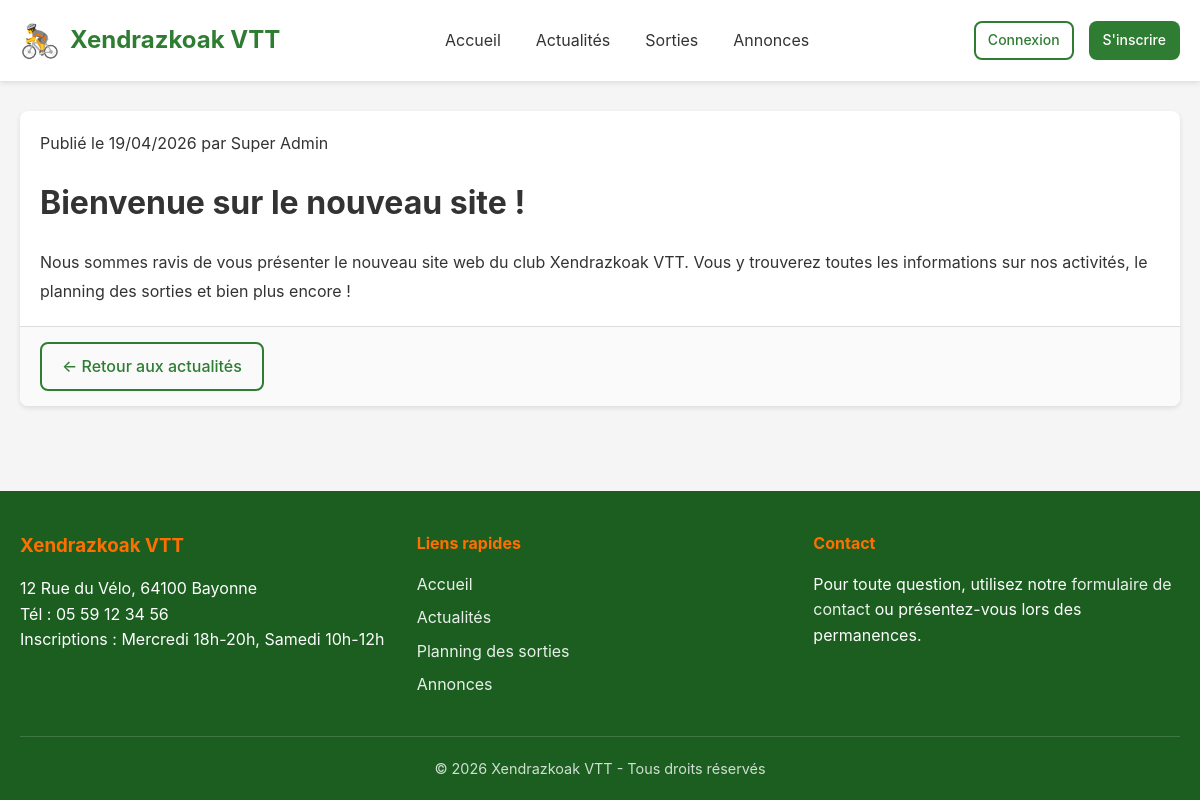
The app's page /actualite_view.php?id=1 with its own data.
### tables this page shows
CREATE TABLE actualites (
    id INT AUTO_INCREMENT PRIMARY KEY,
    titre VARCHAR(255) NOT NULL,
    contenu TEXT NOT NULL,
    image VARCHAR(255) DEFAULT NULL,
    statut ENUM('publie', 'archive') DEFAULT 'publie',
    created_by INT NOT NULL,
    created_at DATETIME DEFAULT CURRENT_TIMESTAMP,
    updated_at DATETIME DEFAULT CURRENT_TIMESTAMP ON UPDATE CURRENT_TIMESTAMP,
    FOREIGN KEY (created_by) REFERENCES users(id) ON DELETE CASCADE
);

CREATE TABLE users (
    id INT AUTO_INCREMENT PRIMARY KEY,
    nom VARCHAR(100) NOT NULL,
    prenom VARCHAR(100) NOT NULL,
    email VARCHAR(255) NOT NULL UNIQUE,
    password_hash VARCHAR(255) NOT NULL,
    age INT NOT NULL,
    responsable_nom_prenom VARCHAR(200) DEFAULT NULL COMMENT 'Obligatoire si age < 18',
    telephone_urgence VARCHAR(20) NOT NULL,
    commentaire TEXT DEFAULT NULL,
    role ENUM('visiteur', 'utilisateur', 'bureau', 'admin') DEFAULT 'utilisateur',
    statut_compte ENUM('en_attente', 'valide', 'refuse', 'desactive') DEFAULT 'en_attente',
    created_at DATETIME DEFAULT CURRENT_TIMESTAMP,
    updated_at DATETIME DEFAULT CURRENT_TIMESTAMP ON UPDATE CURRENT_TIMESTAMP
);

CREATE TABLE club_infos (
    id INT AUTO_INCREMENT PRIMARY KEY,
    nom_club VARCHAR(200) NOT NULL,
    adresse TEXT NOT NULL,
    telephone VARCHAR(20) NOT NULL,
    jours_inscription VARCHAR(255) NOT NULL,
    youtube_url VARCHAR(500) DEFAULT NULL,
    updated_at DATETIME DEFAULT CURRENT_TIMESTAMP ON UPDATE CURRENT_TIMESTAMP
);

### db.php (called while the page is built, shortened)
<?php
function getDB() {
    static $pdo = null;
    if ($pdo !== null) {
        return $pdo;
    }
    try {
        $dsn = "mysql:host=" . DB_HOST . ";dbname=" . DB_NAME . ";charset=" . DB_CHARSET;
        $options = [
            PDO::ATTR_ERRMODE            => PDO::ERRMODE_EXCEPTION,
            PDO::ATTR_DEFAULT_FETCH_MODE => PDO::FETCH_ASSOC,
            PDO::ATTR_EMULATE_PREPARES   => false,
        ];
        $pdo = new PDO($dsn, DB_USER, DB_PASS, $options);
        return $pdo;
    } catch (PDOException $e) {
        if (DEBUG_MODE) {
            die("Erreur de connexion à la base de données : " . $e->getMessage());
        } else {
            die("Erreur de connexion à la base de données. Veuillez réessayer plus tard.");
        }
    }
}
function dbFetchOne($sql, $params = []) {
    $stmt = getDB()->prepare($sql);
    $stmt->execute($params);
    return $stmt->fetch();
}

### functions.php (called while the page is built, shortened)
<?php
require_once __DIR__ . '/db.php';
function escape($str) {
    return htmlspecialchars($str ?? '', ENT_QUOTES, 'UTF-8');
}
function formatDate($date, $withTime = false) {
    $timestamp = strtotime($date);
    return date('d/m/Y', $timestamp);
}
function getClubInfo() {
    $sql = "SELECT * FROM club_infos LIMIT 1";
    return dbFetchOne($sql);
}

### actualite_view.php (the view, shortened to what this page needs)
<?php
require_once __DIR__ . '/functions.php';
$id = (int)($_GET['id'] ?? 0);
$actualite = dbFetchOne("
    SELECT a.*, u.prenom, u.nom as auteur_nom
    FROM actualites a
    JOIN users u ON a.created_by = u.id
    WHERE a.id = ? AND a.statut = 'publie'
", [$id]);
require_once __DIR__ . '/header.php';
?>
<div class="card">
    <div class="card-body">
        <div class="news-date mb-2">
            Publié le <?php echo formatDate($actualite['created_at']); ?>
            par <?php echo escape($actualite['prenom'] . ' ' . $actualite['auteur_nom']); ?>
        </div>
        <h1><?php echo escape($actualite['titre']); ?></h1>
        <div class="mt-2" style="line-height: 1.8;">
            <?php echo nl2br(escape($actualite['contenu'])); ?>
        </div>
    </div>
    <div class="card-footer">
        <a href="actualites.php" class="btn btn-outline">← Retour aux actualités</a>
    </div>
</div>
<?php require_once __DIR__ . '/footer.php'; ?>

### footer.php (shortened to what this page needs)
        </div>
    </main>
    <footer class="main-footer">
        <div class="container">
            <div class="footer-content">
                <div class="footer-info">
                    <h3><?php echo SITE_NAME; ?></h3>
                    <?php if ($clubInfo): ?>
                        <p><?php echo escape($clubInfo['adresse']); ?></p>
                        <p>Tél : <?php echo escape($clubInfo['telephone']); ?></p>
                        <p>Inscriptions : <?php echo escape($clubInfo['jours_inscription']); ?></p>
                    <?php endif; ?>
                </div>
                <div class="footer-links">
                    <h4>Liens rapides</h4>
                    <ul>
                        <li><a href="index.php">Accueil</a></li>
                        <li><a href="actualites.php">Actualités</a></li>
                        <li><a href="sorties.php">Planning des sorties</a></li>
                        <li><a href="annonces.php">Annonces</a></li>
                    </ul>
                </div>
                <div class="footer-contact">
                    <h4>Contact</h4>
                    <p>Pour toute question, utilisez notre <a href="messages.php">formulaire de contact</a> ou présentez-vous lors des permanences.</p>
                </div>
            </div>
            <div class="footer-bottom">
                <p>&copy; <?php echo date('Y'); ?> <?php echo SITE_NAME; ?> - Tous droits réservés</p>
            </div>
        </div>
    </footer>
</body>
</html>

### css/style.css (style rules this page uses)
*, *::before, *::after { box-sizing: border-box; margin: 0; padding: 0; }
:root { --primary-color: #2e7d32; --primary-dark: #1b5e20; --primary-light: #4caf50; --secondary-color: #ff6f00; --secondary-dark: #e65100; --text-color: #333; --text-light: #666; --bg-color: #f5f5f5; --white: #fff; --border-color: #ddd; --success-color: #4caf50; --error-color: #f44336; --warning-color: #ff9800; --info-color: #2196f3; --shadow: 0 2px 5px rgba(0,0,0,0.1); --shadow-lg: 0 5px 15px rgba(0,0,0,0.15); --radius: 8px; --radius-sm: 4px; }
body { font-family: -apple-system, BlinkMacSystemFont, 'Segoe UI', Roboto, Oxygen, Ubuntu, sans-serif; font-size: 16px; line-height: 1.6; color: var(--text-color); background-color: var(--bg-color); min-height: 100vh; display: flex; flex-direction: column; }
a { color: var(--primary-color); text-decoration: none; }
.container { width: 100%; max-width: 1200px; margin: 0 auto; padding: 0 20px; }
.main-footer { background: var(--primary-dark); color: var(--white); padding: 40px 0 20px; margin-top: auto; }
.footer-content { display: grid; grid-template-columns: repeat(auto-fit, minmax(250px, 1fr)); gap: 30px; margin-bottom: 30px; }
.footer-info h3, .footer-links h4, .footer-contact h4 { margin-bottom: 15px; color: var(--secondary-color); }
.footer-links ul { list-style: none; }
.footer-links li { margin-bottom: 8px; }
.footer-links a, .footer-contact a { color: var(--white); opacity: 0.9; }
.footer-bottom { text-align: center; padding-top: 20px; border-top: 1px solid rgba(255,255,255,0.2); font-size: 0.9rem; opacity: 0.8; }
.btn { display: inline-block; padding: 10px 20px; font-size: 1rem; font-weight: 500; text-align: center; border: 2px solid transparent; border-radius: var(--radius); cursor: pointer; transition: all 0.2s; }
.btn-outline { background: transparent; border-color: var(--primary-color); color: var(--primary-color); }
.card { background: var(--white); border-radius: var(--radius); box-shadow: var(--shadow); overflow: hidden; }
.card-body { padding: 20px; }
.card-footer { padding: 15px 20px; border-top: 1px solid var(--border-color); background: #fafafa; }
.mt-2 { margin-top: 20px; }
.mb-2 { margin-bottom: 20px; }

### records on screen
actualites: created_at "19/04/2026", created_by.nom "Super Admin", titre "Bienvenue sur le nouveau site !", contenu "Nous sommes ravis de vous présenter le nouveau site web du club Xendrazkoak VTT. Vous y trouverez toutes les informations sur nos activités, le planning des sorties et bien plus encore !"
club_infos: adresse "12 Rue du Vélo, 64100 Bayonne", telephone "05 59 12 34 56", jours_inscription "Mercredi 18h-20h, Samedi 10h-12h"

### other values on screen
SITE_NAME "Xendrazkoak VTT"
